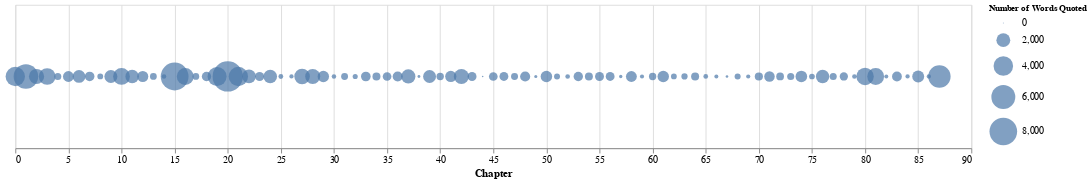

The cell this chart's notebook holds for it:
### Markdown cell above
### Number of Words Quoted, by chapter in *Middlemarch*, bubble chart

### Code cell
# Redo chart with horizontal labels
alt.Chart(wordsQuotedPerChapter).mark_circle().encode(x=alt.X('Chapter:Q', axis=alt.Axis(title="Chapter", tickMinStep=5,
                                       labelOverlap=False,labelAngle=0)), 
size=alt.Size('Number of Words Quoted:Q', scale=alt.Scale(range=[1, 1000]))).properties(width=1000,height=150).configure_legend(
    titleFontSize=9,
    labelFontSize=10
)

### Figure 1 — Vega-Lite specification as saved in the notebook (floating-point values rounded to 4 significant figures)
{"config": {"view": {"continuousWidth": 400, "continuousHeight": 300}, "legend": {"labelFontSize": 10, "titleFontSize": 9}}, "data": {"name": "data-86b8ca8631c1ebac0a9a19adf2a6025b"}, "mark": "circle", "encoding": {"size": {"type": "quantitative", "field": "Number of Words Quoted", "scale": {"range": [1, 1000]}}, "x": {"type": "quantitative", "axis": {"labelAngle": 0, "labelOverlap": false, "tickMinStep": 5, "title": "Chapter"}, "field": "Chapter"}}, "height": 150, "width": 1000, "$schema": "https://vega.github.io/schema/vega-lite/v4.8.1.json", "datasets": {"data-86b8ca8631c1ebac0a9a19adf2a6025b": [{"Number of Words Quoted": 3919, "Chapter": 0}, {"Number of Words Quoted": 6284, "Chapter": 1}, {"Number of Words Quoted": 2412, "Chapter": 2}, {"Number of Words Quoted": 2915, "Chapter": 3}, {"Number of Words Quoted": 513, "Chapter": 4}, {"Number of Words Quoted": 1218, "Chapter": 5}, {"Number of Words Quoted": 1691, "Chapter": 6}, {"Number of Words Quoted": 951, "Chapter": 7}, {"Number of Words Quoted": 339, "Chapter": 8}, {"Number of Words Quoted": 1764, "Chapter": 9}, {"Number of Words Quoted": 2943, "Chapter": 10}, {"Number of Words Quoted": 1897, "Chapter": 11}, {"Number of Words Quoted": 1271, "Chapter": 12}, {"Number of Words Quoted": 471, "Chapter": 13}, {"Number of Words Quoted": 206, "Chapter": 14}, {"Number of Words Quoted": 8097, "Chapter": 15}, {"Number of Words Quoted": 2978, "Chapter": 16}, {"Number of Words Quoted": 463, "Chapter": 17}, {"Number of Words Quoted": 910, "Chapter": 18}, {"Number of Words Quoted": 3783, "Chapter": 19}, {"Number of Words Quoted": 9569, "Chapter": 20}, {"Number of Words Quoted": 3924, "Chapter": 21}, {"Number of Words Quoted": 1972, "Chapter": 22}, {"Number of Words Quoted": 847, "Chapter": 23}, {"Number of Words Quoted": 1931, "Chapter": 24}, {"Number of Words Quoted": 233, "Chapter": 25}, {"Number of Words Quoted": 182, "Chapter": 26}, {"Number of Words Quoted": 2530, "Chapter": 27}, {"Number of Words Quoted": 2365, "Chapter": 28}, {"Number of Words Quoted": 1343, "Chapter": 29}, {"Number of Words Quoted": 207, "Chapter": 30}, {"Number of Words Quoted": 485, "Chapter": 31}, {"Number of Words Quoted": 263, "Chapter": 32}, {"Number of Words Quoted": 965, "Chapter": 33}, {"Number of Words Quoted": 657, "Chapter": 34}, {"Number of Words Quoted": 784, "Chapter": 35}, {"Number of Words Quoted": 1042, "Chapter": 36}, {"Number of Words Quoted": 2109, "Chapter": 37}, {"Number of Words Quoted": 73, "Chapter": 38}, {"Number of Words Quoted": 1743, "Chapter": 39}, {"Number of Words Quoted": 566, "Chapter": 40}, {"Number of Words Quoted": 1313, "Chapter": 41}, {"Number of Words Quoted": 2390, "Chapter": 42}, {"Number of Words Quoted": 822, "Chapter": 43}, {"Number of Words Quoted": 15, "Chapter": 44}, {"Number of Words Quoted": 778, "Chapter": 45}, {"Number of Words Quoted": 810, "Chapter": 46}, {"Number of Words Quoted": 499, "Chapter": 47}, {"Number of Words Quoted": 1056, "Chapter": 48}, {"Number of Words Quoted": 90, "Chapter": 49}, {"Number of Words Quoted": 1373, "Chapter": 50}, {"Number of Words Quoted": 366, "Chapter": 51}, {"Number of Words Quoted": 214, "Chapter": 52}, {"Number of Words Quoted": 915, "Chapter": 53}, {"Number of Words Quoted": 654, "Chapter": 54}, {"Number of Words Quoted": 827, "Chapter": 55}, {"Number of Words Quoted": 812, "Chapter": 56}, {"Number of Words Quoted": 109, "Chapter": 57}, {"Number of Words Quoted": 1232, "Chapter": 58}, {"Number of Words Quoted": 167, "Chapter": 59}, {"Number of Words Quoted": 552, "Chapter": 60}, {"Number of Words Quoted": 1353, "Chapter": 61}, {"Number of Words Quoted": 339, "Chapter": 62}, {"Number of Words Quoted": 397, "Chapter": 63}, {"Number of Words Quoted": 662, "Chapter": 64}, {"Number of Words Quoted": 225, "Chapter": 65}, {"Number of Words Quoted": 158, "Chapter": 66}, {"Number of Words Quoted": 62, "Chapter": 67}, {"Number of Words Quoted": 371, "Chapter": 68}, {"Number of Words Quoted": 173, "Chapter": 69}, {"Number of Words Quoted": 691, "Chapter": 70}, {"Number of Words Quoted": 1143, "Chapter": 71}, {"Number of Words Quoted": 619, "Chapter": 72}, {"Number of Words Quoted": 518, "Chapter": 73}, {"Number of Words Quoted": 1410, "Chapter": 74}, {"Number of Words Quoted": 330, "Chapter": 75}, {"Number of Words Quoted": 1860, "Chapter": 76}, {"Number of Words Quoted": 517, "Chapter": 77}, {"Number of Words Quoted": 703, "Chapter": 78}, {"Number of Words Quoted": 214, "Chapter": 79}, {"Number of Words Quoted": 3153, "Chapter": 80}, {"Number of Words Quoted": 2966, "Chapter": 81}, {"Number of Words Quoted": 151, "Chapter": 82}, {"Number of Words Quoted": 1000, "Chapter": 83}, {"Number of Words Quoted": 180, "Chapter": 84}, {"Number of Words Quoted": 1485, "Chapter": 85}, {"Number of Words Quoted": 184, "Chapter": 86}, {"Number of Words Quoted": 5219, "Chapter": 87}]}}
